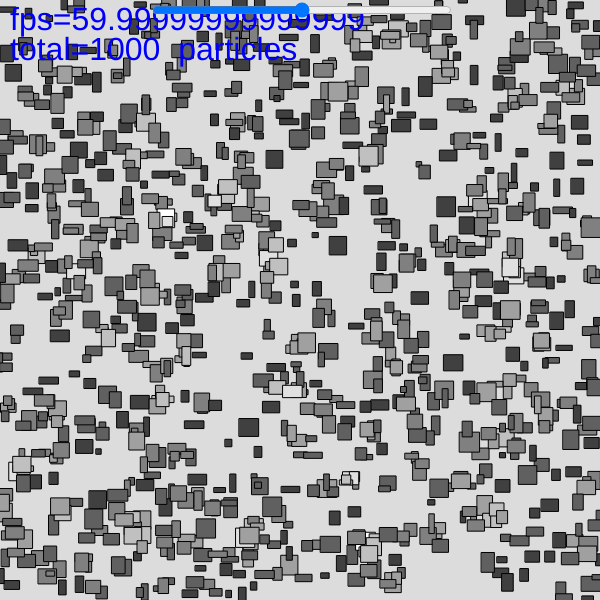
Frame 1 (no input)
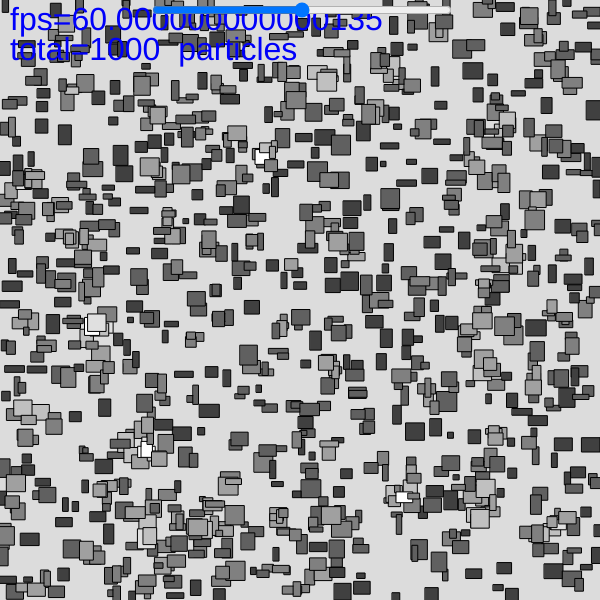
Frame 60 (no input)
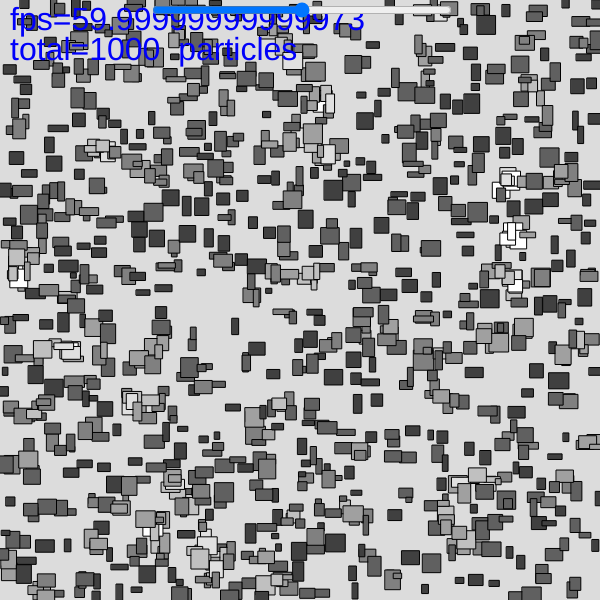
Frame 120 (the mouse pressed at the canvas centre since frame 60)

The p5.js sketch that drew these frames (run headless with seeded random() and noise() and a simulated clock; from frame 60 on, the mouse is pressed at the canvas centre):

// p5.js sketch
// ── sketch.js


let game;
let nameP;  //顯示粒子增量


function setup() {
    let defaultInc=50;
    createDiv('粒子遞增(遞減)量：');
    slider = createSlider(0, 100, defaultInc);
    slider.position(150, 0);
    slider.style('width', '300px');
    nameP=createDiv(' '+defaultInc);
    createDiv('功能鍵： + ,- , g , p, 上下左右方向鍵');



    createCanvas(600, 600);
    background(255);
    strokeWeight(1);
    textSize(32);
    
    
    game=new Game(1000);
    game.drawTree=!true;
    
    button1 = createButton('增加粒子');
    button1.position(19, 600);
    button1.mousePressed( incParticles );
    
    button2 = createButton('減少粒子');
    button2.position(119, 600);
    button2.mousePressed( decParticles );

    button3 = createButton('顯示 KD tree');
    button3.position(239, 600);
    button3.mousePressed( toggleGrid );

    button4 = createButton(' 暫　　停 ');
    button4.position(369, 600);
    button4.mousePressed( togglePause );
    
}


function draw() {
    if( game.pause )  return;    
    
    box0Control();    
    
    background(220);
    game.update();
    game.draw();
    
    
    let c = color(0, 0, 250);
    fill(c);
    text('fps='+getFPS(), 10, 30);
    text('total='+game.objs.length+"  particles",10,60);
    nameP.html(slider.value());
}


//************ fps ********************
let fps=0;
let countTime=0;
function getFPS(){
    if( countTime++ %30==0 ){
        fps=frameRate();
        countTime=1;
    }
    return fps;
}



function box0Control(){
    let box= game.objs[0];
    box.speedx=0;
    box.speedy=0;
    

    
    if (keyIsDown(LEFT_ARROW)) {
        box.x -= 5;
    }

    if (keyIsDown(RIGHT_ARROW)) {
        box.x += 5;
    }

    if (keyIsDown(UP_ARROW)) {
        box.y -= 5;
    }

    if (keyIsDown(DOWN_ARROW)) {
        box.y += 5;
    }    
    
}

//keyPressed 是 p5js 內建函數
function keyPressed() {
    
    if(key=='p'){
        togglePause();
    }

    if(key=='g'){
        toggleGrid();
    }
    
    if(key=='+'){
        incParticles();
    }
    
    if(key=='-'){
        decParticles();
    }
    
}


function incParticles(){
    let count=slider.value();
    game.addParticles(count)
}


function decParticles(){
    let count=slider.value();
    game.deleteParticles(count)
}

function togglePause(){
    game.pause= !game.pause;    
}

function toggleGrid(){
    game.drawTree= !game.drawTree;
}

// ── artUtil.js
function trace(s){
    console.log(s);
}


function print1(s){
    document.write(s+"<br/>");
}

function print2(s){
    document.write(s+"<br/>");
}


//計算函數的執行時間
//funName:函數名稱
//number:連續執行的次數
function timeit(funName, number){
    let start = performance.now();
    for(let i=0; i<number; i++){
        funName();
    }
    let end = performance.now();
    let diff=end-start;
    print2("總共 "+ diff +" 毫秒");
    print2("平均 "+ diff/number +" 毫秒");
}
// ── game.js
//Particle 可以是任何形式的遊戲物件，但必須具有 x,y 屬性，
//且具有 getRange() 方法，可以傳回座標所占的範圍

class Game{
    constructor(particleCount){
        this.tree= null;
        this.pause=false;
        this.drawTree=false;
        this.objs=[];
        //this.particleCount=3600;  //質點總數量，可以到3600
        this.addParticles(particleCount); 
    }
    
    
    addParticles(count){
        for(let i=0;i <count; i++){
            let x=random(width);
            let y=random(height);
            let w= random(5,20);
            let h= random(5,20);
        
            let p=new Particle(x,y,w,h);
            //let p=new Particle(x,y,12,12);
            this.objs.push(p);
        }
    }

    
    //傳回是否刪除成功
    deleteParticles(count){
        if(this.objs.length>count){
            for(let i=0; i<count; i++){
                this.objs.pop();
            }
            return true;
        }
        return false;
    }
    
    
    
    update(){
        for(let obj of this.objs){
            obj.move();
            obj.cc="#444";  //先設為淺色
        }
         
        
        this.makeTree2D();
        this.collisions();
    }
    
    draw(){
        for(let obj of this.objs)
            obj.draw();
        
        if( this.drawTree )
            this.tree.draw();
    }
    
    
    makeTree2D(){
        //每一影格，因為物件的位置改變了，要重新建構 kd tree
        this.tree= new Tree2d();    
        
        for(let obj of this.objs){
            let pNode=new Node(obj);
            this.tree.insert(pNode);
        }
        
    }
    

    //碰撞測試時，記得扣除自己
    collisions(){
        
        for(let p of this.objs){
            let rg= p.getRange();
            //碰撞結果被存在 others
            let others=this.tree.query(rg);
            let hits=others.length-1;   //碰撞測試時，記得扣除自己
            //print(hits);
            
            p.cc=64+ (hits<<5);   
            
        }
        
    }
    
    
        
        
    

    
}//class




// ── particle.js
//先把質點假定為長方形
class Particle{
    
    //質點中心 x,y
    //寬度w,高度h
    constructor(x,y,w,h){
        this.x=x;
        this.y=y;
        this.w=w;
        this.h=h;
        //this.speedx=random(-3,3);
        //this.speedy=random(-3,3);
        this.speedx=random(-1,1);
        this.speedy=random(-1,1);
        
        this.cc=128;    //color
    }
    
    draw(){
        //let cc=128;
        fill( this.cc );
        rect(this.x-this.w/2, this.y-this.h/2, this.w, this.h);
    }

    move(){
        this.x += this.speedx;
        this.y += this.speedy;
        
        if(this.x<0 ){
            this.x=0;
            this.speedx= -this.speedx;
        }
        
        if(this.y<0){
            this.y=0;
            this.speedy= -this.speedy;
        }
        
        
        if(this.x>width){
            this.x=width-1;
            this.speedx= -this.speedx;
        }
        
        
        if(this.y>height){
            this.y=height-1;
            this.speedy= -this.speedy;
        }
    }//move
    
    
    getRange(){
        return new Range(this.x-this.w/2, this.x+ this.w/2, 
                         this.y-this.h/2, this.y+ this.h/2);
    }
}
// ── tree2d.js
/**
 * Created by arthur on 2020/10/10.
 */
 
//注意順序：(minX,maxX, minY, maxY);
class Range{
    constructor(x1,x2,y1,y2){
        this.x1=x1;
        this.x2=x2;
        this.y1=y1;
        this.y2=y2;
    }
}


//2D 樹
class Node{
    constructor(particle){
        this.obj=particle;
        this.left=null;
        this.right=null;
        this.parent=null;
        this.x=particle.x;
        this.y=particle.y;
        //每一個影格，因為 particle 位置改變了，所以要重取一次 range
        this.range=particle.getRange(); 
    }
    
    
    dump(){
        this.printNode( this ) ;
    }
    
    
    printNode(node){
        if(node==null){
            print("null");
            return;  
        } 
        
        print( "x= "+node.x+" ,y= "+ node.y);
    }
    
    draw(){
        push();
        let sz=4;
        stroke("red");
        circle(this.x, this.y, sz);
        pop();
    }
    
}


class Tree2d{
    
    constructor(){
        this.root=null;
    }
    
    //插入質點
    insert(pNode){
        if( this.root==null){
            this.root=pNode;
            return;
        }
        
        let t=this.root;
        let f=null; //node farther，父節點
        let depth=0;    //depth
        let testd=false;    //比大小的結果
        
        while(t!=null){
            //依照 depth 奇偶決定要以 x 座標或 y 座標來分類
            testd= depth? pNode.x< t.x : pNode.y< t.y;
            f=t;
            t= testd? t.left: t.right;
            depth= ! depth;
        }
        
        pNode.parent=f;
        if( testd ){
            f.left=pNode;
        }else{
            f.right=pNode;
        }
    }// insert
    
    
    
    //找查 range 範圍內所有 node 節點
    query( range ){
        return this.inRange( this.root, range, 0, []); 
    }
        
    
    /*    inRange 是遞迴函式
    node 是遞迴遊走的節點
    range : 搜尋的範圍
    depth : 控制奇偶層
    ans   : 把在此範圍內找到的節點，附加並回傳
    */
    inRange(node, range, depth, ans){
        if (node==null) return ans;
        let test1, test2;
        
        if(depth){  //當奇數層時
            test1= range.x1< node.x;
            test2= range.x2>= node.x;
        }
        else{   //當偶數層時。 第一次是第0層，因此會先在此處判斷
            test1= range.y1< node.y;
            test2= range.y2>= node.y;
        }
        
        if(test1) this.inRange(node.left, range, !depth, ans);
        
        
        /*
        if( insideRect( node.obj, range) ){
            ans.push(node);
        }*/
        
        //用 range 比 用 point來判斷，更加準確
        if( intersect(range, node.range ) )
            ans.push(node);
        
        
        if(test2) this.inRange(node.right, range, !depth, ans);
        return ans;
    }
    
    
    //列印節點
    dump(){
        this.visit( this.root );
    }
    
    //前序拜訪
    visit(node){
        if( node==null)
            return;
        
        node.dump();        
        this.visit(node.left);
        this.visit(node.right);
    }

    
    //**********************************
    //畫出 kd tree 的分割圖
    draw(){
        this.drawline(this.root,0,width,0,height,0);
    }
    
    
    //遞迴呼叫分割區域
    drawline(node,minx,maxx,miny,maxy,depath){
        if( node==null)
            return;
        
        let x=node.x;
        let y=node.y;
        if(depath){ //x
            line(x,miny,x,maxy);
            node.draw();
            
            this.drawline(node.left, minx,x,miny,maxy,!depath);
            this.drawline(node.right,x,maxx,miny,maxy,!depath);
        }else{  //y
            line(minx,y,maxx,y);
            node.draw();
            
            this.drawline(node.left, minx,maxx,miny,y,!depath);
            this.drawline(node.right,minx,maxx,y,maxy,!depath);
            
        }
    }//drawline
    
    
    
}//class


//**********************************

//判斷某個點是否在長方形的 range 之內
//range被定義為端點的極小與極大值 range.x1, range.x2, range.y1, range.y2
function insideRect(point,range){
    return ( range.x1 <= point.x && point.x<= range.x2 
      && range.y1 <= point.y && point.y<= range.y2 );
}


//判斷兩矩形是否相交
function intersect(range1, range2){
    return !(
        range1.x2< range2.x1 ||
        range2.x2< range1.x1 ||
        range1.y2< range2.y1 ||
        range2.y2< range1.y1   );
}
